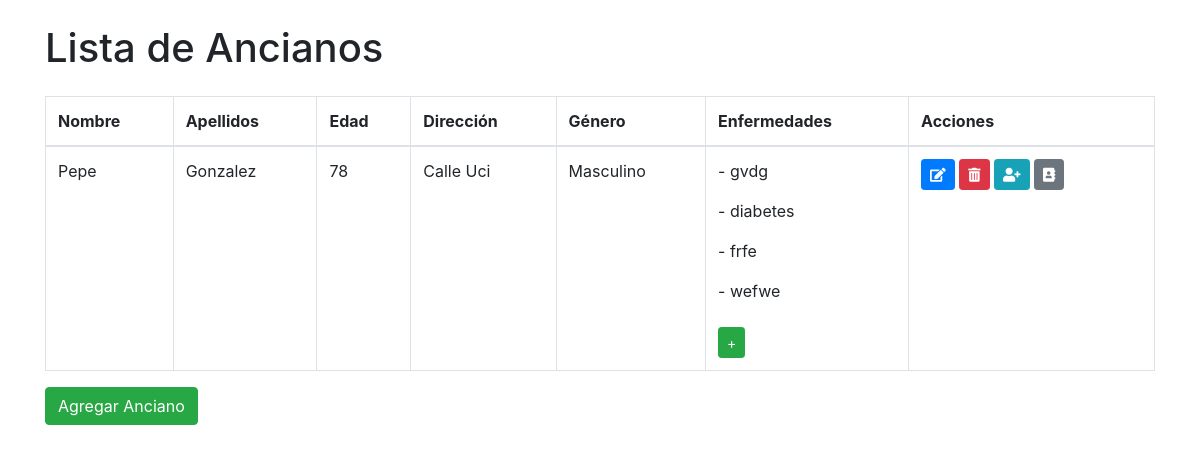
The app's page /ancianos/ with its own data.
### CatedraAdultoMayor/models.py (models this page shows, shortened)
class Anciano(models.Model):
    nombre = models.CharField(max_length=100)
    apellidos = models.CharField(max_length=100)
    edad = models.IntegerField()
    direccion = models.CharField(max_length=255)
    genero = models.CharField(max_length=10)

class Enfermedad(models.Model):
    anciano = models.ForeignKey(Anciano, on_delete=models.CASCADE, related_name='enfermedades')
    nombre_enfermedad = models.CharField(max_length=255)
    fecha_diagnostico = models.DateField()

### CatedraAdultoMayor/views.py (the view)
# urls.py: path('', views.lista_ancianos, name='lista_ancianos'),
def lista_ancianos(request):
    ancianos = Anciano.objects.all().prefetch_related('enfermedades')  # Incluye las enfermedades
    return render(request, 'lista_ancianos.html', {'ancianos': ancianos})

### CatedraAdultoMayor/templates/lista_ancianos.html (shortened to what this page needs)
<!DOCTYPE html>
<html lang="es">
<head>
    <link href="https://stackpath.bootstrapcdn.com/bootstrap/4.5.2/css/bootstrap.min.css" rel="stylesheet">
    <link rel="stylesheet" href="https://cdnjs.cloudflare.com/ajax/libs/font-awesome/5.15.3/css/all.min.css">
</head>
<body class="container">
    <h1 class="my-4">Lista de Ancianos</h1>
    <table class="table table-bordered">
        <thead>
            <tr>
                <th>Nombre</th>
                <th>Apellidos</th>
                <th>Edad</th>
                <th>Dirección</th>
                <th>Género</th>
                <th>Enfermedades</th>
                <th>Acciones</th>
            </tr>
        </thead>
        <tbody>
            {% for anciano in ancianos %}
            <tr>
                <td>{{ anciano.nombre }}</td>
                <td>{{ anciano.apellidos }}</td>
                <td>{{ anciano.edad }}</td>
                <td>{{ anciano.direccion }}</td>
                <td>{{ anciano.genero }}</td>
                <td>
                    {% for enfermedad in anciano.enfermedades.all %}
                        <p>- {{ enfermedad.nombre_enfermedad }}</p>
                    {% endfor %}
                    <a href="{% url 'crear_enfermedad' anciano.id %}" class="btn btn-sm btn-success mt-2">+</a>
                </td>
                <td>
                    <a href="{% url 'editar_anciano' anciano.id %}" class="btn btn-sm btn-primary" title="Editar">
                        <i class="fas fa-edit"></i>
                    </a>
                    <a href="{% url 'eliminar_anciano' anciano.id %}" class="btn btn-sm btn-danger" title="Eliminar">
                        <i class="fas fa-trash-alt"></i>
                    </a>
                    <a href="{% url 'crear_contacto' anciano.id %}" class="btn btn-sm btn-info" title="Agregar Contacto">
                        <i class="fas fa-user-plus"></i>
                    </a>
                    <a href="{% url 'lista_contactos' anciano.id %}" class="btn btn-sm btn-secondary" title="Ver Contactos">
                        <i class="fas fa-address-book"></i>
                    </a>
                </td>
            </tr>
            {% endfor %}
        </tbody>
    </table>
    <a href="{% url 'crear_anciano' %}" class="btn btn-success">Agregar Anciano</a>
</body>
</html>

### records on screen
Anciano: nombre "Pepe", apellidos "Gonzalez", edad "78", direccion "Calle Uci", genero "Masculino"
Enfermedad: nombre_enfermedad "gvdg"
Enfermedad: nombre_enfermedad "diabetes"
Enfermedad: nombre_enfermedad "frfe"
Enfermedad: nombre_enfermedad "wefwe"
